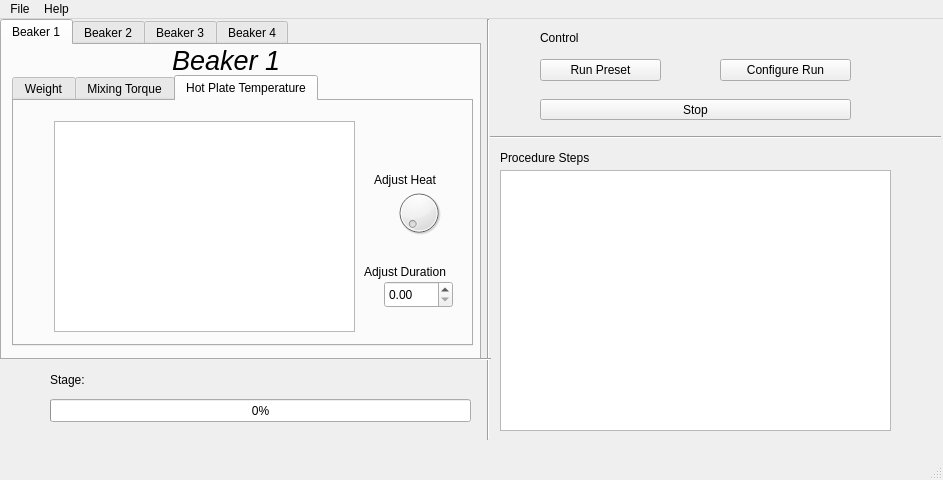
<?xml version="1.0" encoding="UTF-8"?>
<ui version="4.0">
 <class>MainWindow</class>
 <widget class="QMainWindow" name="MainWindow">
  <property name="geometry">
   <rect>
    <x>0</x>
    <y>0</y>
    <width>943</width>
    <height>480</height>
   </rect>
  </property>
  <property name="windowTitle">
   <string>Automated Blend Machine</string>
  </property>
  <property name="windowIcon">
   <iconset>
    <normaloff>../Pictures/Infineum-Colour-Logo.png</normaloff>../Pictures/Infineum-Colour-Logo.png</iconset>
  </property>
  <property name="autoFillBackground">
   <bool>true</bool>
  </property>
  <widget class="QWidget" name="centralwidget">
   <widget class="QLabel" name="stage_lbl">
    <property name="geometry">
     <rect>
      <x>50</x>
      <y>350</y>
      <width>411</width>
      <height>21</height>
     </rect>
    </property>
    <property name="text">
     <string>Stage:</string>
    </property>
   </widget>
   <widget class="QPushButton" name="run_preset">
    <property name="geometry">
     <rect>
      <x>540</x>
      <y>40</y>
      <width>121</width>
      <height>22</height>
     </rect>
    </property>
    <property name="text">
     <string>Run Preset</string>
    </property>
   </widget>
   <widget class="QPushButton" name="config_run">
    <property name="geometry">
     <rect>
      <x>720</x>
      <y>40</y>
      <width>131</width>
      <height>22</height>
     </rect>
    </property>
    <property name="text">
     <string>Configure Run</string>
    </property>
   </widget>
   <widget class="QPushButton" name="stopBtn">
    <property name="geometry">
     <rect>
      <x>540</x>
      <y>80</y>
      <width>311</width>
      <height>21</height>
     </rect>
    </property>
    <property name="text">
     <string>Stop</string>
    </property>
   </widget>
   <widget class="QProgressBar" name="progressBar">
    <property name="geometry">
     <rect>
      <x>50</x>
      <y>380</y>
      <width>421</width>
      <height>23</height>
     </rect>
    </property>
    <property name="value">
     <number>0</number>
    </property>
   </widget>
   <widget class="Line" name="line">
    <property name="geometry">
     <rect>
      <x>480</x>
      <y>0</y>
      <width>16</width>
      <height>421</height>
     </rect>
    </property>
    <property name="orientation">
     <enum>Qt::Vertical</enum>
    </property>
   </widget>
   <widget class="Line" name="line_2">
    <property name="geometry">
     <rect>
      <x>-40</x>
      <y>330</y>
      <width>531</width>
      <height>20</height>
     </rect>
    </property>
    <property name="orientation">
     <enum>Qt::Horizontal</enum>
    </property>
   </widget>
   <widget class="Line" name="line_3">
    <property name="geometry">
     <rect>
      <x>490</x>
      <y>110</y>
      <width>451</width>
      <height>16</height>
     </rect>
    </property>
    <property name="orientation">
     <enum>Qt::Horizontal</enum>
    </property>
   </widget>
   <widget class="QTreeView" name="procedure_tree">
    <property name="geometry">
     <rect>
      <x>500</x>
      <y>151</y>
      <width>391</width>
      <height>261</height>
     </rect>
    </property>
   </widget>
   <widget class="QLabel" name="procd_lbl">
    <property name="geometry">
     <rect>
      <x>500</x>
      <y>130</y>
      <width>141</width>
      <height>17</height>
     </rect>
    </property>
    <property name="text">
     <string>Procedure Steps</string>
    </property>
   </widget>
   <widget class="QTabWidget" name="beakers_tabwid">
    <property name="geometry">
     <rect>
      <x>0</x>
      <y>0</y>
      <width>481</width>
      <height>341</height>
     </rect>
    </property>
    <property name="cursor">
     <cursorShape>ArrowCursor</cursorShape>
    </property>
    <property name="currentIndex">
     <number>0</number>
    </property>
    <widget class="QWidget" name="Beaker1_tab">
     <attribute name="title">
      <string>Beaker 1</string>
     </attribute>
     <widget class="QTabWidget" name="subtabs1">
      <property name="geometry">
       <rect>
        <x>10</x>
        <y>30</y>
        <width>461</width>
        <height>271</height>
       </rect>
      </property>
      <property name="cursor">
       <cursorShape>ArrowCursor</cursorShape>
      </property>
      <property name="currentIndex">
       <number>2</number>
      </property>
      <widget class="QWidget" name="weight1">
       <attribute name="title">
        <string>Weight</string>
       </attribute>
       <widget class="QGraphicsView" name="grph_weight1">
        <property name="geometry">
         <rect>
          <x>40</x>
          <y>20</y>
          <width>301</width>
          <height>211</height>
         </rect>
        </property>
        <property name="cursor" stdset="0">
         <cursorShape>CrossCursor</cursorShape>
        </property>
       </widget>
      </widget>
      <widget class="QWidget" name="mix1">
       <attribute name="title">
        <string>Mixing Torque</string>
       </attribute>
       <widget class="QDial" name="dial_mix1">
        <property name="geometry">
         <rect>
          <x>380</x>
          <y>80</y>
          <width>50</width>
          <height>64</height>
         </rect>
        </property>
       </widget>
       <widget class="QDoubleSpinBox" name="spin_mix1">
        <property name="geometry">
         <rect>
          <x>370</x>
          <y>180</y>
          <width>69</width>
          <height>27</height>
         </rect>
        </property>
       </widget>
       <widget class="QLabel" name="lbl0_mix1">
        <property name="geometry">
         <rect>
          <x>350</x>
          <y>70</y>
          <width>101</width>
          <height>20</height>
         </rect>
        </property>
        <property name="text">
         <string>Adjust Torque</string>
        </property>
       </widget>
       <widget class="QLabel" name="lbl1_mix1">
        <property name="geometry">
         <rect>
          <x>350</x>
          <y>160</y>
          <width>111</width>
          <height>21</height>
         </rect>
        </property>
        <property name="text">
         <string>Adjust Duration</string>
        </property>
       </widget>
       <widget class="QGraphicsView" name="grph_mix1">
        <property name="geometry">
         <rect>
          <x>40</x>
          <y>20</y>
          <width>301</width>
          <height>211</height>
         </rect>
        </property>
        <property name="cursor" stdset="0">
         <cursorShape>CrossCursor</cursorShape>
        </property>
       </widget>
      </widget>
      <widget class="QWidget" name="hot1">
       <attribute name="title">
        <string>Hot Plate Temperature</string>
       </attribute>
       <widget class="QDial" name="dial_hot1">
        <property name="geometry">
         <rect>
          <x>380</x>
          <y>80</y>
          <width>50</width>
          <height>64</height>
         </rect>
        </property>
       </widget>
       <widget class="QDoubleSpinBox" name="spin_hot1">
        <property name="geometry">
         <rect>
          <x>370</x>
          <y>180</y>
          <width>69</width>
          <height>27</height>
         </rect>
        </property>
       </widget>
       <widget class="QLabel" name="lbl0_hot1">
        <property name="geometry">
         <rect>
          <x>360</x>
          <y>70</y>
          <width>91</width>
          <height>17</height>
         </rect>
        </property>
        <property name="text">
         <string>Adjust Heat</string>
        </property>
       </widget>
       <widget class="QLabel" name="lbl1_hot1">
        <property name="geometry">
         <rect>
          <x>350</x>
          <y>160</y>
          <width>111</width>
          <height>21</height>
         </rect>
        </property>
        <property name="text">
         <string>Adjust Duration</string>
        </property>
       </widget>
       <widget class="QGraphicsView" name="grph_hot1">
        <property name="geometry">
         <rect>
          <x>40</x>
          <y>20</y>
          <width>301</width>
          <height>211</height>
         </rect>
        </property>
        <property name="cursor" stdset="0">
         <cursorShape>CrossCursor</cursorShape>
        </property>
       </widget>
      </widget>
     </widget>
     <widget class="QLabel" name="beaker1_lbl">
      <property name="geometry">
       <rect>
        <x>170</x>
        <y>0</y>
        <width>121</width>
        <height>31</height>
       </rect>
      </property>
      <property name="font">
       <font>
        <pointsize>20</pointsize>
        <italic>true</italic>
       </font>
      </property>
      <property name="text">
       <string>Beaker 1</string>
      </property>
     </widget>
    </widget>
    <widget class="QWidget" name="Beaker2_tab">
     <attribute name="title">
      <string>Beaker 2</string>
     </attribute>
     <widget class="QLabel" name="beaker2_lbl">
      <property name="geometry">
       <rect>
        <x>170</x>
        <y>0</y>
        <width>121</width>
        <height>31</height>
       </rect>
      </property>
      <property name="font">
       <font>
        <pointsize>20</pointsize>
        <italic>true</italic>
       </font>
      </property>
      <property name="text">
       <string>Beaker 2</string>
      </property>
     </widget>
     <widget class="QTabWidget" name="subtabs2">
      <property name="geometry">
       <rect>
        <x>10</x>
        <y>30</y>
        <width>461</width>
        <height>271</height>
       </rect>
      </property>
      <property name="cursor">
       <cursorShape>ArrowCursor</cursorShape>
      </property>
      <property name="currentIndex">
       <number>0</number>
      </property>
      <widget class="QWidget" name="weight2">
       <attribute name="title">
        <string>Weight</string>
       </attribute>
       <widget class="QGraphicsView" name="grph_weight2">
        <property name="geometry">
         <rect>
          <x>40</x>
          <y>20</y>
          <width>301</width>
          <height>211</height>
         </rect>
        </property>
        <property name="cursor" stdset="0">
         <cursorShape>CrossCursor</cursorShape>
        </property>
       </widget>
      </widget>
      <widget class="QWidget" name="mix2">
       <attribute name="title">
        <string>Mixing Torque</string>
       </attribute>
       <widget class="QDial" name="dial_mix2">
        <property name="geometry">
         <rect>
          <x>380</x>
          <y>80</y>
          <width>50</width>
          <height>64</height>
         </rect>
        </property>
       </widget>
       <widget class="QDoubleSpinBox" name="spin_mix2">
        <property name="geometry">
         <rect>
          <x>370</x>
          <y>180</y>
          <width>69</width>
          <height>27</height>
         </rect>
        </property>
       </widget>
       <widget class="QLabel" name="lbl0_mix2">
        <property name="geometry">
         <rect>
          <x>350</x>
          <y>70</y>
          <width>101</width>
          <height>20</height>
         </rect>
        </property>
        <property name="text">
         <string>Adjust Torque</string>
        </property>
       </widget>
       <widget class="QLabel" name="lbl1_mix2">
        <property name="geometry">
         <rect>
          <x>350</x>
          <y>160</y>
          <width>111</width>
          <height>21</height>
         </rect>
        </property>
        <property name="text">
         <string>Adjust Duration</string>
        </property>
       </widget>
       <widget class="QGraphicsView" name="grph_mix2">
        <property name="geometry">
         <rect>
          <x>40</x>
          <y>20</y>
          <width>301</width>
          <height>211</height>
         </rect>
        </property>
        <property name="cursor" stdset="0">
         <cursorShape>CrossCursor</cursorShape>
        </property>
       </widget>
      </widget>
      <widget class="QWidget" name="hot2">
       <attribute name="title">
        <string>Hot Plate Temperature</string>
       </attribute>
       <widget class="QDial" name="dial_hot2">
        <property name="geometry">
         <rect>
          <x>380</x>
          <y>80</y>
          <width>50</width>
          <height>64</height>
         </rect>
        </property>
       </widget>
       <widget class="QDoubleSpinBox" name="spin_hot2">
        <property name="geometry">
         <rect>
          <x>370</x>
          <y>180</y>
          <width>69</width>
          <height>27</height>
         </rect>
        </property>
       </widget>
       <widget class="QLabel" name="lbl0_hot2">
        <property name="geometry">
         <rect>
          <x>360</x>
          <y>70</y>
          <width>91</width>
          <height>17</height>
         </rect>
        </property>
        <property name="text">
         <string>Adjust Heat</string>
        </property>
       </widget>
       <widget class="QLabel" name="lbl1_hot2">
        <property name="geometry">
         <rect>
          <x>350</x>
          <y>160</y>
          <width>111</width>
          <height>21</height>
         </rect>
        </property>
        <property name="text">
         <string>Adjust Duration</string>
        </property>
       </widget>
       <widget class="QGraphicsView" name="grph_hot2">
        <property name="geometry">
         <rect>
          <x>40</x>
          <y>20</y>
          <width>301</width>
          <height>211</height>
         </rect>
        </property>
        <property name="cursor" stdset="0">
         <cursorShape>CrossCursor</cursorShape>
        </property>
       </widget>
      </widget>
     </widget>
    </widget>
    <widget class="QWidget" name="Beaker3_tab">
     <attribute name="title">
      <string>Beaker 3</string>
     </attribute>
     <widget class="QTabWidget" name="subtabs3">
      <property name="geometry">
       <rect>
        <x>10</x>
        <y>30</y>
        <width>461</width>
        <height>271</height>
       </rect>
      </property>
      <property name="cursor">
       <cursorShape>ArrowCursor</cursorShape>
      </property>
      <property name="currentIndex">
       <number>0</number>
      </property>
      <widget class="QWidget" name="weight3">
       <attribute name="title">
        <string>Weight</string>
       </attribute>
       <widget class="QGraphicsView" name="grph_weight3">
        <property name="geometry">
         <rect>
          <x>40</x>
          <y>20</y>
          <width>301</width>
          <height>211</height>
         </rect>
        </property>
        <property name="cursor" stdset="0">
         <cursorShape>CrossCursor</cursorShape>
        </property>
       </widget>
      </widget>
      <widget class="QWidget" name="mix3">
       <attribute name="title">
        <string>Mixing Torque</string>
       </attribute>
       <widget class="QDial" name="dial_mix3">
        <property name="geometry">
         <rect>
          <x>380</x>
          <y>80</y>
          <width>50</width>
          <height>64</height>
         </rect>
        </property>
       </widget>
       <widget class="QDoubleSpinBox" name="spin_mix3">
        <property name="geometry">
         <rect>
          <x>370</x>
          <y>180</y>
          <width>69</width>
          <height>27</height>
         </rect>
        </property>
       </widget>
       <widget class="QLabel" name="lbl0_mix3">
        <property name="geometry">
         <rect>
          <x>350</x>
          <y>70</y>
          <width>101</width>
          <height>20</height>
         </rect>
        </property>
        <property name="text">
         <string>Adjust Torque</string>
        </property>
       </widget>
       <widget class="QLabel" name="lbl1_mix3">
        <property name="geometry">
         <rect>
          <x>350</x>
          <y>160</y>
          <width>111</width>
          <height>21</height>
         </rect>
        </property>
        <property name="text">
         <string>Adjust Duration</string>
        </property>
       </widget>
       <widget class="QGraphicsView" name="grph_mix3">
        <property name="geometry">
         <rect>
          <x>40</x>
          <y>20</y>
          <width>301</width>
          <height>211</height>
         </rect>
        </property>
        <property name="cursor" stdset="0">
         <cursorShape>CrossCursor</cursorShape>
        </property>
       </widget>
      </widget>
      <widget class="QWidget" name="hot3">
       <attribute name="title">
        <string>Hot Plate Temperature</string>
       </attribute>
       <widget class="QDial" name="dial_hot3">
        <property name="geometry">
         <rect>
          <x>380</x>
          <y>80</y>
          <width>50</width>
          <height>64</height>
         </rect>
        </property>
       </widget>
       <widget class="QDoubleSpinBox" name="spin_hot3">
        <property name="geometry">
         <rect>
          <x>370</x>
          <y>180</y>
          <width>69</width>
          <height>27</height>
         </rect>
        </property>
       </widget>
       <widget class="QLabel" name="lbl0_hot3">
        <property name="geometry">
         <rect>
          <x>360</x>
          <y>70</y>
          <width>91</width>
          <height>17</height>
         </rect>
        </property>
        <property name="text">
         <string>Adjust Heat</string>
        </property>
       </widget>
       <widget class="QLabel" name="lbl1_hot3">
        <property name="geometry">
         <rect>
          <x>350</x>
          <y>160</y>
          <width>111</width>
          <height>21</height>
         </rect>
        </property>
        <property name="text">
         <string>Adjust Duration</string>
        </property>
       </widget>
       <widget class="QGraphicsView" name="grph_hot3">
        <property name="geometry">
         <rect>
          <x>40</x>
          <y>20</y>
          <width>301</width>
          <height>211</height>
         </rect>
        </property>
        <property name="cursor" stdset="0">
         <cursorShape>CrossCursor</cursorShape>
        </property>
       </widget>
      </widget>
     </widget>
     <widget class="QLabel" name="beaker3_lbl">
      <property name="geometry">
       <rect>
        <x>170</x>
        <y>0</y>
        <width>121</width>
        <height>31</height>
       </rect>
      </property>
      <property name="font">
       <font>
        <pointsize>20</pointsize>
        <italic>true</italic>
       </font>
      </property>
      <property name="text">
       <string>Beaker 3</string>
      </property>
     </widget>
    </widget>
    <widget class="QWidget" name="Beaker4_tab">
     <attribute name="title">
      <string>Beaker 4</string>
     </attribute>
     <widget class="QTabWidget" name="subtabs4">
      <property name="geometry">
       <rect>
        <x>10</x>
        <y>30</y>
        <width>461</width>
        <height>271</height>
       </rect>
      </property>
      <property name="cursor">
       <cursorShape>ArrowCursor</cursorShape>
      </property>
      <property name="currentIndex">
       <number>2</number>
      </property>
      <widget class="QWidget" name="weight4">
       <attribute name="title">
        <string>Weight</string>
       </attribute>
       <widget class="QGraphicsView" name="grph_weight4">
        <property name="geometry">
         <rect>
          <x>40</x>
          <y>20</y>
          <width>301</width>
          <height>211</height>
         </rect>
        </property>
        <property name="cursor" stdset="0">
         <cursorShape>CrossCursor</cursorShape>
        </property>
       </widget>
      </widget>
      <widget class="QWidget" name="mix4">
       <attribute name="title">
        <string>Mixing Torque</string>
       </attribute>
       <widget class="QDial" name="dial_mix4">
        <property name="geometry">
         <rect>
          <x>380</x>
          <y>80</y>
          <width>50</width>
          <height>64</height>
         </rect>
        </property>
       </widget>
       <widget class="QDoubleSpinBox" name="spin_mix4">
        <property name="geometry">
         <rect>
          <x>370</x>
          <y>180</y>
          <width>69</width>
          <height>27</height>
         </rect>
        </property>
       </widget>
       <widget class="QLabel" name="lbl0_mix4">
        <property name="geometry">
         <rect>
          <x>350</x>
          <y>70</y>
          <width>101</width>
          <height>20</height>
         </rect>
        </property>
        <property name="text">
         <string>Adjust Torque</string>
        </property>
       </widget>
       <widget class="QLabel" name="lbl1_mix4">
        <property name="geometry">
         <rect>
          <x>350</x>
          <y>160</y>
          <width>111</width>
          <height>21</height>
         </rect>
        </property>
        <property name="text">
         <string>Adjust Duration</string>
        </property>
       </widget>
       <widget class="QGraphicsView" name="grph_mix4">
        <property name="geometry">
         <rect>
          <x>40</x>
          <y>20</y>
          <width>301</width>
          <height>211</height>
         </rect>
        </property>
        <property name="cursor" stdset="0">
         <cursorShape>CrossCursor</cursorShape>
        </property>
       </widget>
      </widget>
      <widget class="QWidget" name="hot4">
       <attribute name="title">
        <string>Hot Plate Temperature</string>
       </attribute>
       <widget class="QDial" name="dial_hot4">
        <property name="geometry">
         <rect>
          <x>380</x>
          <y>80</y>
          <width>50</width>
          <height>64</height>
         </rect>
        </property>
       </widget>
       <widget class="QDoubleSpinBox" name="spin_hot4">
        <property name="geometry">
         <rect>
          <x>370</x>
          <y>180</y>
          <width>69</width>
          <height>27</height>
         </rect>
        </property>
       </widget>
       <widget class="QLabel" name="lbl0_hot4">
        <property name="geometry">
         <rect>
          <x>360</x>
          <y>70</y>
          <width>91</width>
          <height>17</height>
         </rect>
        </property>
        <property name="text">
         <string>Adjust Heat</string>
        </property>
       </widget>
       <widget class="QLabel" name="lbl1_hot4">
        <property name="geometry">
         <rect>
          <x>350</x>
          <y>160</y>
          <width>111</width>
          <height>21</height>
         </rect>
        </property>
        <property name="text">
         <string>Adjust Duration</string>
        </property>
       </widget>
       <widget class="QGraphicsView" name="grph_hot4">
        <property name="geometry">
         <rect>
          <x>40</x>
          <y>20</y>
          <width>301</width>
          <height>211</height>
         </rect>
        </property>
        <property name="cursor" stdset="0">
         <cursorShape>CrossCursor</cursorShape>
        </property>
       </widget>
      </widget>
     </widget>
     <widget class="QLabel" name="beaker4_lbl">
      <property name="geometry">
       <rect>
        <x>170</x>
        <y>0</y>
        <width>121</width>
        <height>31</height>
       </rect>
      </property>
      <property name="font">
       <font>
        <pointsize>20</pointsize>
        <italic>true</italic>
       </font>
      </property>
      <property name="text">
       <string>Beaker 4</string>
      </property>
     </widget>
    </widget>
   </widget>
   <widget class="QLabel" name="control_lbl">
    <property name="geometry">
     <rect>
      <x>540</x>
      <y>10</y>
      <width>67</width>
      <height>17</height>
     </rect>
    </property>
    <property name="text">
     <string>Control</string>
    </property>
   </widget>
  </widget>
  <widget class="QMenuBar" name="menubar">
   <property name="geometry">
    <rect>
     <x>0</x>
     <y>0</y>
     <width>943</width>
     <height>25</height>
    </rect>
   </property>
   <widget class="QMenu" name="menuFile">
    <property name="title">
     <string>File</string>
    </property>
    <widget class="QMenu" name="menuNew">
     <property name="title">
      <string>New</string>
     </property>
     <addaction name="actionPreset_2"/>
    </widget>
    <addaction name="menuNew"/>
    <addaction name="actionOpen"/>
    <addaction name="actionSave"/>
    <addaction name="actionExport_Data"/>
   </widget>
   <widget class="QMenu" name="menuHelp">
    <property name="title">
     <string>Help</string>
    </property>
    <addaction name="actionAbout"/>
   </widget>
   <addaction name="menuFile"/>
   <addaction name="menuHelp"/>
  </widget>
  <widget class="QStatusBar" name="statusbar"/>
  <action name="actionOpen">
   <property name="text">
    <string>Open</string>
   </property>
  </action>
  <action name="actionSave">
   <property name="text">
    <string>Save</string>
   </property>
  </action>
  <action name="actionAbout">
   <property name="text">
    <string>About</string>
   </property>
  </action>
  <action name="actionPreset">
   <property name="text">
    <string>Preset</string>
   </property>
  </action>
  <action name="actionExport_Data">
   <property name="text">
    <string>Export Data</string>
   </property>
  </action>
  <action name="actionPreset_2">
   <property name="text">
    <string>Preset</string>
   </property>
  </action>
 </widget>
 <resources/>
 <connections/>
</ui>
